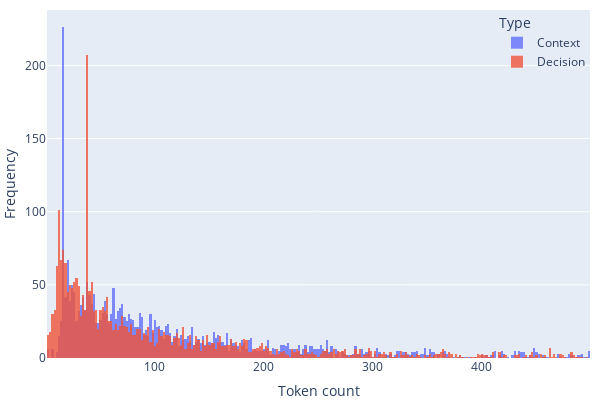

Notebook cell for this chart:
### Code cell
import plotly.graph_objects as go

fig = go.Figure()

fig.add_trace(go.Histogram(x=df_token_count["inp_count"], name="Context", opacity=0.8, nbinsx=250))
fig.add_trace(go.Histogram(x=df_token_count["out_count"], name="Decision", opacity=0.8, nbinsx=250))

fig.update_layout(
    barmode='overlay',
    xaxis_title_text='Token count',
    yaxis_title_text='Frequency',
    legend_title_text='Type',
    legend=dict(
        x=1, y=1, 
        xanchor='right', 
        yanchor='top', 
        traceorder='normal', 
        bgcolor='rgba(0,0,0,0)'
    ),
    width=600,
    height=400
)
# tight layout
fig.update_layout(margin=dict(l=0, r=10, t=10, b=10))
fig.show()

# save the plot
fig.write_image("token_count_hist.png", scale=2)

### Figure 1 — Plotly figure (JSON) as saved in the notebook; plotly's stock layout.template omitted (floating-point values rounded to 4 significant figures; data arrays with more than 128 entries replaced by an {"elided": "..."} marker saying what was removed)
{"data": [{"name": "Context", "nbinsx": 250, "opacity": 0.8, "type": "histogram", "x": {"elided": "2730 int values"}}, {"name": "Decision", "nbinsx": 250, "opacity": 0.8, "type": "histogram", "x": {"elided": "2730 int values"}}], "layout": {"barmode": "overlay", "height": 400, "legend": {"bgcolor": "rgba(0,0,0,0)", "title": {"text": "Type"}, "traceorder": "normal", "x": 1, "xanchor": "right", "y": 1, "yanchor": "top"}, "margin": {"b": 10, "l": 0, "r": 10, "t": 10}, "width": 600, "xaxis": {"title": {"text": "Token count"}}, "yaxis": {"title": {"text": "Frequency"}}}}
